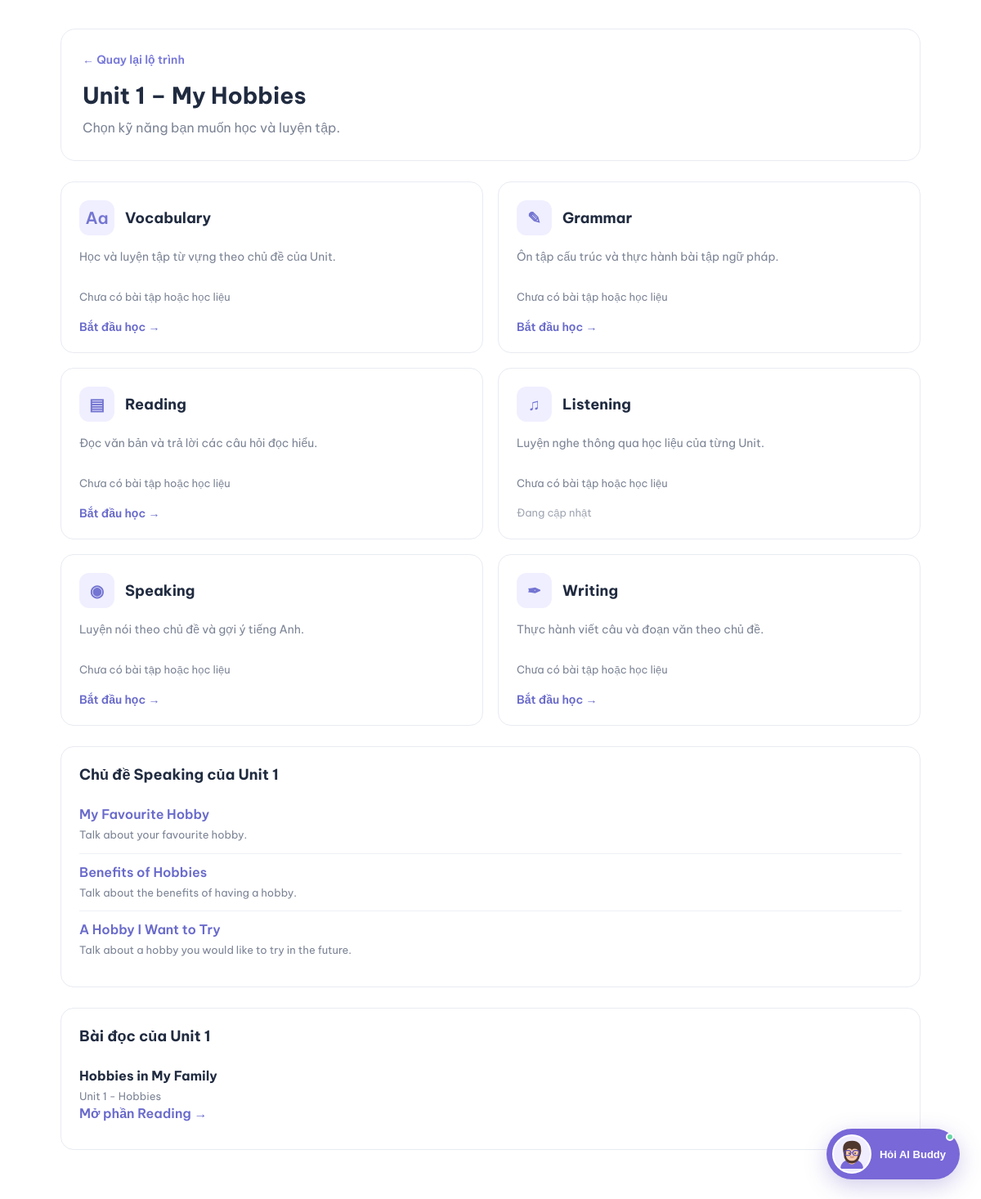
/learning-path/unit/1 (signed in), run on the app's committed database.
### database.py (models this page shows)
class SpeakingTopic(db.Model):
    __tablename__ = "speaking_topics"
    id = db.Column(db.Integer, primary_key=True)
    section_type = db.Column(db.String(20), nullable=False, default="unit")
    unit = db.Column(db.Integer, nullable=True)
    review_number = db.Column(db.Integer, nullable=True)
    title = db.Column(db.String(200), nullable=False)
    topic = db.Column(db.String(200))
    description = db.Column(db.Text)
    prompt = db.Column(db.Text, nullable=False)
    suggested_vocabulary = db.Column(db.Text)
    sample_answer = db.Column(db.Text)
    difficulty = db.Column(db.String(30), default="basic")
    created_at = db.Column(db.DateTime, default=datetime.utcnow)

class ReadingPassage(db.Model):
    __tablename__ = "reading_passages"
    id = db.Column(db.Integer, primary_key=True)
    section_type = db.Column(db.String(20), nullable=False, default="unit")
    unit = db.Column(db.Integer, nullable=True)
    review_number = db.Column(db.Integer, nullable=True)
    title = db.Column(db.String(200), nullable=False)
    topic = db.Column(db.String(100))
    description = db.Column(db.Text)
    content = db.Column(db.Text, nullable=False)
    difficulty = db.Column(db.String(30), default="basic")
    created_at = db.Column(db.DateTime, default=datetime.utcnow)
    questions = db.relationship(
        "ReadingQuestion",
        backref="passage",
        cascade="all, delete-orphan",
        order_by="ReadingQuestion.id"
    )

### app.py (the view)
@app.route("/learning-path/unit/<int:unit_number>")
@role_required("student")
def unit_detail(unit_number):
    if unit_number < 1 or unit_number > 7:
        abort(404)
    unit_titles = {
        1: "My Hobbies",
        2: "Healthy Living",
        3: "Community Service",
        4: "Music and Arts",
        5: "Food and Drink",
        6: "A Visit to a School",
        7: "Traffic"
    }
    unit_title = unit_titles[unit_number]
    vocabulary_count = VocabularyQuestion.query.filter_by(
        unit=unit_number
    ).count()
    grammar_count = GrammarQuestion.query.filter_by(
        unit=unit_number
    ).count()
    reading_passage = ReadingPassage.query.filter_by(
        section_type="unit",
        unit=unit_number
    ).first()
    reading_count = (
        len(reading_passage.questions)
        if reading_passage else 0
    )
    speaking_topics = SpeakingTopic.query.filter_by(
        section_type="unit",
        unit=unit_number
    ).order_by(
        SpeakingTopic.id
    ).all()
    writing_unit = WritingUnit.query.filter_by(
        unit=unit_number
    ).first()
    listening_materials = LearningMaterial.query.filter_by(
        unit=unit_number,
        skill="listening"
    ).order_by(
        LearningMaterial.uploaded_at.desc()
    ).all()
    skills = [
        {
            "name": "Vocabulary",
            "title": "Từ vựng",
            "description": "Học và luyện tập từ vựng theo chủ đề của Unit.",
            "icon": "📚",
            "url": (
                url_for(
                    "vocabulary_practice",
                    unit=unit_number
                )
                if vocabulary_count > 0 else None
            ),
            "total": vocabulary_count
        },
        {
            "name": "Grammar",
            "title": "Ngữ pháp",
            "description": "Ôn tập cấu trúc và thực hành bài tập ngữ pháp.",
            "icon": "📝",
            "url": (
                url_for(
                    "grammar.grammar_practice",
                    unit=unit_number
                )
                if grammar_count > 0 else None
            ),
            "total": grammar_count
        },
        {
            "name": "Reading",
            "title": "Đọc hiểu",
            "description": "Đọc văn bản và trả lời các câu hỏi đọc hiểu.",
            "icon": "📖",
            "url": (
                url_for(
                    "reading.reading_practice",
                    passage_id=reading_passage.id
                )
                if reading_passage and reading_count > 0 else None
            ),
            "total": reading_count
        },
        {
            "name": "Listening",
            "title": "Nghe",
            "description": "Luyện nghe thông qua học liệu của từng Unit.",
            "icon": "🎧",
            "url": (
                url_for(
                    "material_detail",
                    material_id=listening_materials[0].id
                )
                if listening_materials else None
            ),
            "total": len(listening_materials)
        },
        {
            "name": "Speaking",
            "title": "Nói",
            "description": "Luyện nói theo chủ đề và gợi ý tiếng Anh.",
            "icon": "🎤",
            "url": (
                url_for(
                    "speaking.speaking_practice",
                    topic_id=speaking_topics[0].id
                )
                if speaking_topics else None
            ),
            "total": len(speaking_topics)
        },
        {
            "name": "Writing",
            "title": "Viết",
            "description": "Thực hành viết câu và đoạn văn theo chủ đề.",
            "icon": "✍️",
            "url": (
                url_for(
                    "writing.writing_practice",
                    unit_number=unit_number
                )
                if writing_unit else None
            ),
            "total": 1 if writing_unit else 0
        }
    ]
    return render_template(
        "unit_detail.html",
        unit_number=unit_number,
        unit_title=unit_title,
        skills=skills,
        speaking_topics=speaking_topics,
        listening_materials=listening_materials,
        reading_passage=reading_passage
    )

### app.py (called while the page is built)
@login_manager.user_loader
def load_user(user_id):
    return db.session.get(User, int(user_id))

def role_required(*roles):
    def decorator(function):
        @wraps(function)
        @login_required
        def wrapper(*args, **kwargs):
            if current_user.role not in roles:
                abort(403)
            return function(*args, **kwargs)
        return wrapper
    return decorator

### templates/unit_detail.html (shortened to what this page needs)
{% extends "base.html" %}
{% block content %}
<div class="unit-detail">
    <div class="unit-header">
        <a href="{{ url_for('learning_path') }}">
            ← Quay lại lộ trình
        </a>
        <h1>Unit {{ unit_number }} – {{ unit_title }}</h1>
        <p>
            Chọn kỹ năng bạn muốn học và luyện tập.
        </p>
    </div>
    <div class="skill-grid">
        {% for skill in skills %}
        <div class="skill-card">
            <div class="skill-top">
                <div class="skill-icon">
                    {% if skill.name == "Vocabulary" %}
                        Aa
                    {% elif skill.name == "Grammar" %}
                        ✎
                    {% elif skill.name == "Reading" %}
                        ▤
                    {% elif skill.name == "Listening" %}
                        ♫
                    {% elif skill.name == "Speaking" %}
                        ◉
                    {% elif skill.name == "Writing" %}
                        ✒
                    {% else %}
                        📘
                    {% endif %}
                </div>
                <h2>{{ skill.name }}</h2>
            </div>
            <p class="skill-description">
                {{ skill.description or "Luyện tập kỹ năng tiếng Anh." }}
            </p>
            <div class="skill-count">
                {% if skill.count|default(0) > 0 %}
                    {% if skill.name == "Speaking" %}
                        {{ skill.count }} chủ đề
                    {% elif skill.name == "Listening" %}
                        {{ skill.count }} học liệu
                    {% elif skill.name == "Writing" %}
                        Có bài luyện viết
                    {% else %}
                        {{ skill.count }} câu hỏi
                    {% endif %}
                {% else %}
                    Chưa có bài tập hoặc học liệu
                {% endif %}
            </div>
            {% if skill.url %}
                <a class="skill-action" href="{{ skill.url }}">
                    Bắt đầu học →
                </a>
            {% else %}
                <span class="skill-disabled">
                    Đang cập nhật
                </span>
            {% endif %}
        </div>
        {% endfor %}
    </div>
    {% if speaking_topics %}
    <div class="extra-list">
        <h2>Chủ đề Speaking của Unit {{ unit_number }}</h2>
        {% for topic in speaking_topics %}
        <div class="extra-item">
            <a href="{{ url_for('speaking.speaking_practice', topic_id=topic.id) }}">
                {{ topic.title }}
            </a>
            {% if topic.description %}
            <p>{{ topic.description }}</p>
            {% endif %}
        </div>
        {% endfor %}
    </div>
    {% endif %}
    {% if reading_passage %}
    <div class="extra-list">
        <h2>Bài đọc của Unit {{ unit_number }}</h2>
        <div class="extra-item">
            <strong>{{ reading_passage.title }}</strong>
            {% if reading_passage.description %}
            <p>{{ reading_passage.description }}</p>
            {% endif %}
            <a href="{{ url_for('reading.reading_home') }}">
                Mở phần Reading →
            </a>
        </div>
    </div>
    {% endif %}
</div>
{% endblock %}

### static/css/style.css (style rules this page uses)
:root { --dark: #20212c; --purple: #7665d8; --light-purple: #f0edff; --text: #777887; --background: #faf9ff; }
* { margin: 0; padding: 0; box-sizing: border-box; }
html { scroll-behavior: smooth; min-height: 100%; }
body { min-height: 100%; font-family: 'Be Vietnam Pro', sans-serif; background: white; color: var(--dark); overflow-x: hidden; }
a { text-decoration: none; color: inherit; }

### templates/unit_detail.html (style rules this page uses)
.unit-detail { max-width: 1100px; margin: 0 auto; padding: 35px 24px 60px; color: #202b40; }
.unit-header { background: #fff; border: 1px solid #e8ebf2; border-radius: 18px; padding: 26px; margin-bottom: 25px; }
.unit-header a { color: #7778d9; text-decoration: none; font-size: 14px; font-weight: 600; }
.unit-header h1 { margin: 15px 0 8px; font-size: 28px; line-height: 1.4; }
.unit-header p { color: #7c8495; margin: 0; line-height: 1.6; }
.skill-grid { display: grid; grid-template-columns: repeat(2, minmax(0, 1fr)); gap: 18px; }
.skill-card { background: #fff; border: 1px solid #e8ebf2; border-radius: 16px; padding: 22px; transition: transform 0.2s ease, box-shadow 0.2s ease; }
.skill-top { display: flex; align-items: center; gap: 13px; margin-bottom: 15px; }
.skill-icon { width: 43px; height: 43px; flex-shrink: 0; border-radius: 12px; background: #f0efff; color: #7475d2; display: flex; align-items: center; justify-content: center; font-size: 20px; font-weight: 600; }
.skill-card h2 { font-size: 18px; margin: 0; color: #202b40; }
.skill-description { color: #7c8495; font-size: 14px; min-height: 40px; line-height: 1.6; margin: 0; }
.skill-count { font-size: 13px; color: #7c8495; margin: 12px 0; }
.skill-action { display: inline-block; text-decoration: none; color: #696acb; font-weight: 600; font-size: 14px; margin-top: 8px; }
.skill-disabled { display: inline-block; color: #a0a6b2; font-size: 13px; margin-top: 8px; }
.extra-list { margin-top: 25px; background: #fff; border: 1px solid #e8ebf2; border-radius: 16px; padding: 22px; }
.extra-list h2 { font-size: 18px; margin: 0 0 15px; color: #202b40; }
.extra-item { padding: 12px 0; border-bottom: 1px solid #edf0f5; }
.extra-item:last-child { border-bottom: 0; }
.extra-item a { color: #696acb; text-decoration: none; font-weight: 600; }
.extra-item p { color: #7c8495; font-size: 13px; line-height: 1.6; margin: 5px 0 0; }

### data on the page
SpeakingTopic: title "My Favourite Hobby", description "Talk about your favourite hobby."
SpeakingTopic: title "Benefits of Hobbies", description "Talk about the benefits of having a hobby."
SpeakingTopic: title "A Hobby I Want to Try", description "Talk about a hobby you would like to try in the future."
ReadingPassage: title "Hobbies in My Family", description "Unit 1 - Hobbies"

### other printed values
{{ unit_number }} "1"
{{ unit_title }} "My Hobbies"
{{ skill.name }} "Vocabulary" "Grammar" "Reading" "Listening" "Speaking" "Writing"
{{ skill.description or "Luyện tập kỹ năng tiếng Anh." }} "Học và luyện tập từ vựng theo chủ đề của Unit." "Ôn tập cấu trúc và thực hành bài tập ngữ pháp." "Đọc văn bản và trả lời các câu hỏi đọc hiểu." "Luyện nghe thông qua học liệu của từng Unit." "Luyện nói theo chủ đề và gợi ý tiếng Anh." "Thực hành viết câu và đoạn văn theo chủ đề."
